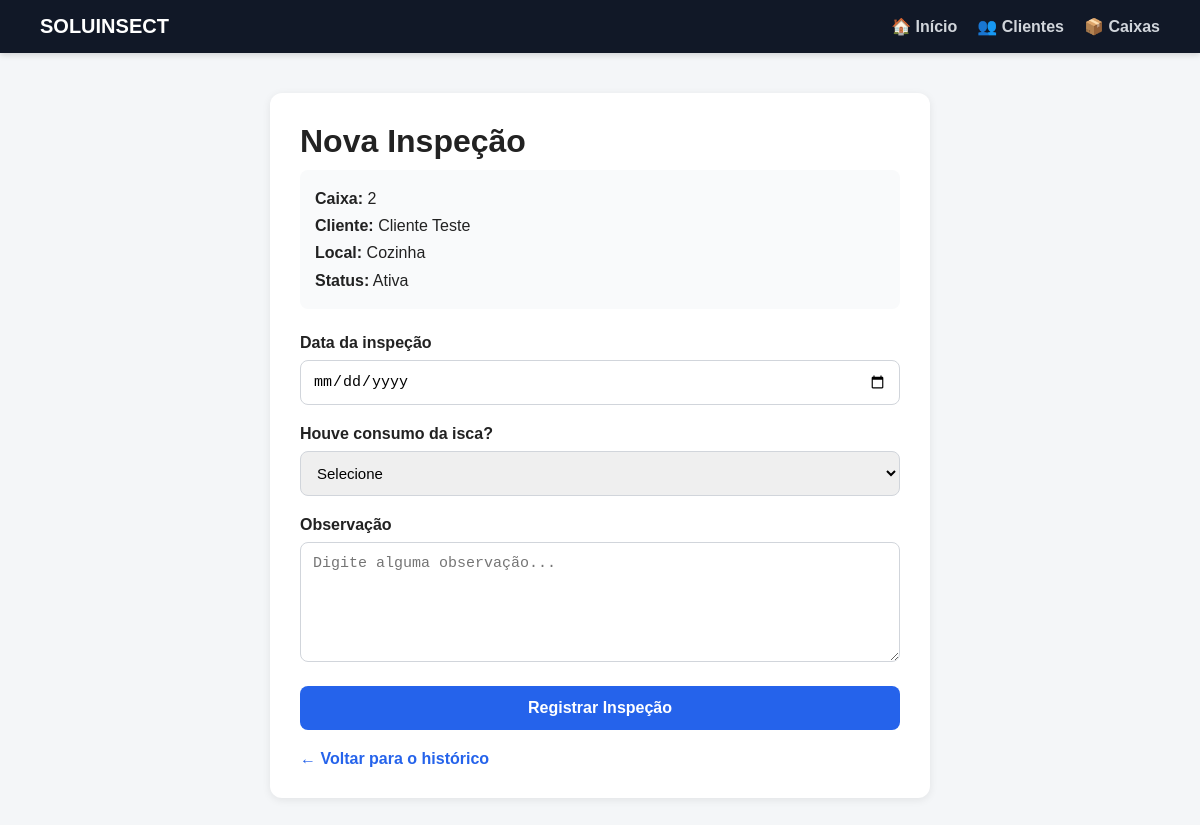
The app's page /nova-inspecao/2 with its own data.
### tables this page shows
CREATE TABLE caixas (
    id INTEGER PRIMARY KEY AUTOINCREMENT,
    cliente_id INTEGER NOT NULL,
    local TEXT NOT NULL,
    status TEXT DEFAULT 'Ativa',
    FOREIGN KEY (cliente_id) REFERENCES clientes(id)
);

CREATE TABLE clientes (
    id INTEGER PRIMARY KEY AUTOINCREMENT,
    nome TEXT NOT NULL,
    telefone TEXT,
    email TEXT
);

### app.py (the view, shortened to what this page needs)
@app.route("/nova-inspecao/<int:caixa_id>", methods=["GET", "POST"])
def nova_inspecao_caixa(caixa_id):
    conexao = conectar_banco()
    caixa = conexao.execute(
        """
        SELECT
            caixas.id,
            caixas.local,
            caixas.status,
            clientes.nome AS cliente_nome
        FROM caixas
        JOIN clientes
        ON caixas.cliente_id = clientes.id
        WHERE caixas.id = ?
        """,
        (caixa_id,)
    ).fetchone()
    if caixa is None:
        conexao.close()
        return "Caixa não encontrada"
    conexao.close()
    return render_template(
        "nova_inspecao_caixa.html",
        caixa=caixa
    )

### app.py (called while the page is built)
def conectar_banco():
    conexao = sqlite3.connect("database.db")
    conexao.row_factory = sqlite3.Row
    return conexao

### templates/nova_inspecao_caixa.html (shortened to what this page needs)
<!DOCTYPE html>
<html lang="pt-BR">
<head>
</head>
<body>
    <nav>
        <a href="/" class="logo">
            SOLUINSECT
        </a>
        <div class="menu">
            <a href="/">
                🏠 Início
            </a>
            <a href="/lista-clientes">
                👥 Clientes
            </a>
            <a href="/lista-caixas">
                📦 Caixas
            </a>
        </div>
    </nav>
    <main class="container">
        <div class="card">
            <h1>
                Nova Inspeção
            </h1>
            <div class="informacoes">
                <strong>Caixa:</strong>
                {{ caixa.id }}
                <br>
                <strong>Cliente:</strong>
                {{ caixa.cliente_nome }}
                <br>
                <strong>Local:</strong>
                {{ caixa.local }}
                <br>
                <strong>Status:</strong>
                {{ caixa.status }}
            </div>
            <form method="POST">
                <label for="data">
                    Data da inspeção
                </label>
                <input
                    type="date"
                    name="data"
                    id="data"
                    required
                >
                <label for="consumo">
                    Houve consumo da isca?
                </label>
                <select
                    name="consumo"
                    id="consumo"
                    required
                >
                    <option value="">
                        Selecione
                    </option>
                </select>
                <label for="observacao">
                    Observação
                </label>
                <textarea
                    name="observacao"
                    id="observacao"
                    placeholder="Digite alguma observação..."
                ></textarea>
                <button type="submit">
                    Registrar Inspeção
                </button>
            </form>
            <a
                href="/historico-caixa/{{ caixa.id }}"
                class="voltar"
            >
                ← Voltar para o histórico
            </a>
        </div>
    </main>
</body>
</html>

### templates/nova_inspecao_caixa.html (style rules this page uses)
* { box-sizing: border-box; }
body { margin: 0; font-family: Arial, sans-serif; background: #f4f6f8; color: #222; }
nav { background: #111827; padding: 15px 40px; display: flex; justify-content: space-between; align-items: center; box-shadow: 0 2px 6px rgba(0,0,0,0.15); }
.logo { color: white; font-size: 20px; font-weight: bold; text-decoration: none; }
.menu { display: flex; gap: 20px; }
.menu a { color: #d1d5db; text-decoration: none; font-weight: bold; }
.container { max-width: 700px; margin: 40px auto; padding: 0 20px; }
.card { background: white; padding: 30px; border-radius: 12px; box-shadow: 0 2px 8px rgba(0,0,0,0.08); }
h1 { margin-top: 0; margin-bottom: 10px; }
.informacoes { background: #f9fafb; padding: 15px; border-radius: 8px; margin-bottom: 25px; line-height: 1.7; }
label { display: block; margin-bottom: 8px; font-weight: bold; }
input, select, textarea { width: 100%; padding: 12px; margin-bottom: 20px; border: 1px solid #d1d5db; border-radius: 8px; font-size: 15px; }
textarea { min-height: 120px; resize: vertical; }
button { width: 100%; padding: 13px; border: none; border-radius: 8px; background: #2563eb; color: white; font-size: 16px; font-weight: bold; cursor: pointer; }
.voltar { display: inline-block; margin-top: 20px; color: #2563eb; text-decoration: none; font-weight: bold; }

### records on screen
caixas: id "2", local "Cozinha", status "Ativa"
clientes: cliente_nome "Cliente Teste"
